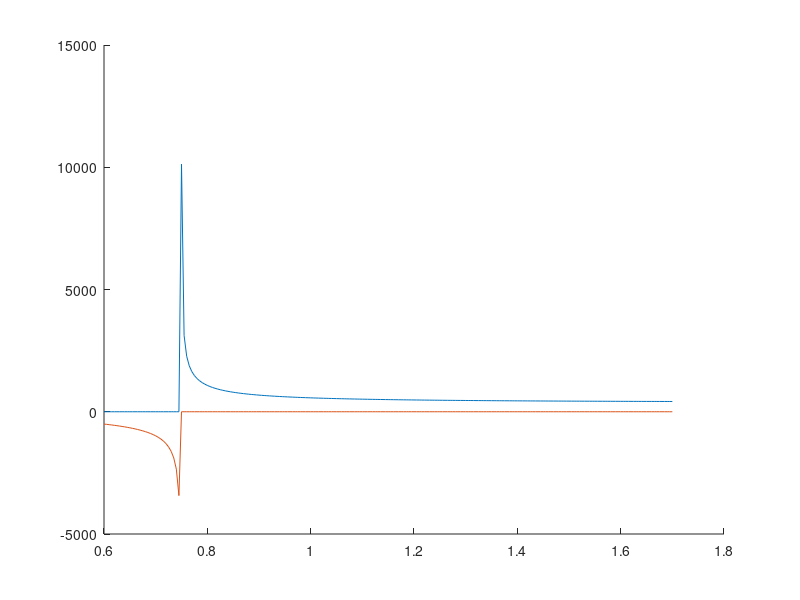

The MATLAB source for this figure:
e10 = 0.0127;
clear
a = 0.2;
b = 0.1;
c0 = 299792458;

f = (0.6:0.005:1.7)*10^9;
w = f*2*pi;
k0 = w.*(1/c0);
k_z10 = sqrt((k0.^2)-(pi/a).^2);
gamma = 1j*k_z10;

Z = (w.*(pi*4*10^(-7))./k_z10);
E0 = sqrt(0.5.*Z);

figure(1), hold on
plot(f*10^-9,real(Z))
plot(f*10^-9,imag(Z))

% figure(1), clf, hold on
% plot(f,real(k_z10*e10*2))
% plot(f,imag(k_z10*e10*2))